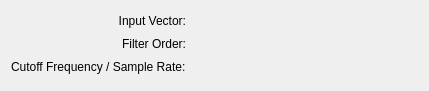
<?xml version="1.0" encoding="UTF-8"?>
<ui version="4.0">
 <class>FilterButterworthHighPassConfig</class>
 <widget class="QWidget" name="FilterButterworthHighPassConfig">
  <property name="geometry">
   <rect>
    <x>0</x>
    <y>0</y>
    <width>429</width>
    <height>91</height>
   </rect>
  </property>
  <property name="minimumSize">
   <size>
    <width>400</width>
    <height>0</height>
   </size>
  </property>
  <layout class="QGridLayout" name="gridLayout">
   <item row="0" column="0">
    <widget class="QLabel" name="label_3">
     <property name="sizePolicy">
      <sizepolicy hsizetype="Preferred" vsizetype="Fixed">
       <horstretch>0</horstretch>
       <verstretch>0</verstretch>
      </sizepolicy>
     </property>
     <property name="text">
      <string>Input Vector:</string>
     </property>
     <property name="alignment">
      <set>Qt::AlignRight|Qt::AlignTrailing|Qt::AlignVCenter</set>
     </property>
     <property name="wordWrap">
      <bool>false</bool>
     </property>
    </widget>
   </item>
   <item row="0" column="1">
    <widget class="Kst::VectorSelector" name="_vector" native="true">
     <property name="sizePolicy">
      <sizepolicy hsizetype="Expanding" vsizetype="Preferred">
       <horstretch>0</horstretch>
       <verstretch>0</verstretch>
      </sizepolicy>
     </property>
    </widget>
   </item>
   <item row="1" column="0">
    <widget class="QLabel" name="label_4">
     <property name="sizePolicy">
      <sizepolicy hsizetype="Preferred" vsizetype="Fixed">
       <horstretch>0</horstretch>
       <verstretch>0</verstretch>
      </sizepolicy>
     </property>
     <property name="text">
      <string>Filter Order:</string>
     </property>
     <property name="alignment">
      <set>Qt::AlignRight|Qt::AlignTrailing|Qt::AlignVCenter</set>
     </property>
     <property name="wordWrap">
      <bool>false</bool>
     </property>
    </widget>
   </item>
   <item row="1" column="1">
    <widget class="Kst::ScalarSelector" name="_scalarOrder" native="true"/>
   </item>
   <item row="2" column="0">
    <widget class="QLabel" name="label_5">
     <property name="sizePolicy">
      <sizepolicy hsizetype="Fixed" vsizetype="Fixed">
       <horstretch>0</horstretch>
       <verstretch>0</verstretch>
      </sizepolicy>
     </property>
     <property name="text">
      <string>Cutoff Frequency / Sample Rate:</string>
     </property>
     <property name="wordWrap">
      <bool>false</bool>
     </property>
    </widget>
   </item>
   <item row="2" column="1">
    <widget class="Kst::ScalarSelector" name="_scalarCutoff" native="true"/>
   </item>
  </layout>
 </widget>
 <layoutdefault spacing="6" margin="11"/>
 <customwidgets>
  <customwidget>
   <class>Kst::VectorSelector</class>
   <extends>QWidget</extends>
   <header>vectorselector.h</header>
  </customwidget>
  <customwidget>
   <class>Kst::ScalarSelector</class>
   <extends>QWidget</extends>
   <header>scalarselector.h</header>
  </customwidget>
 </customwidgets>
 <resources/>
 <connections/>
</ui>
